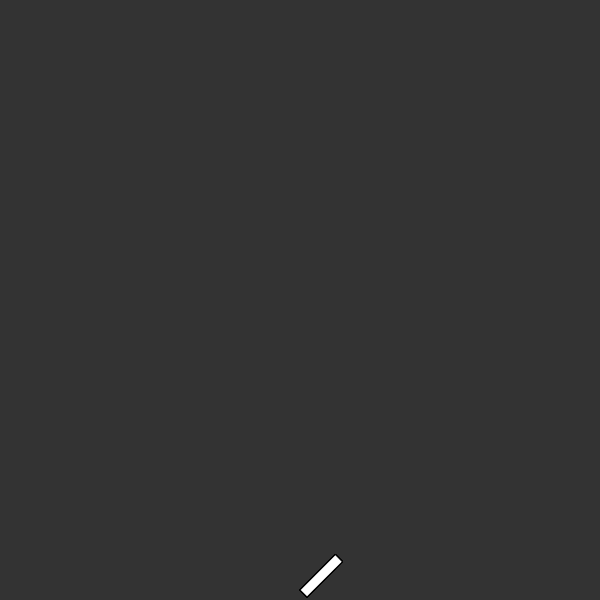
Frame 1 (no input)
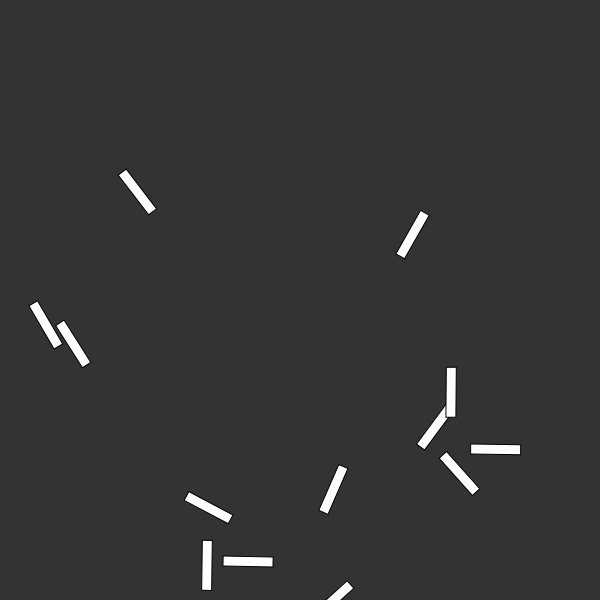
Frame 60 (no input)
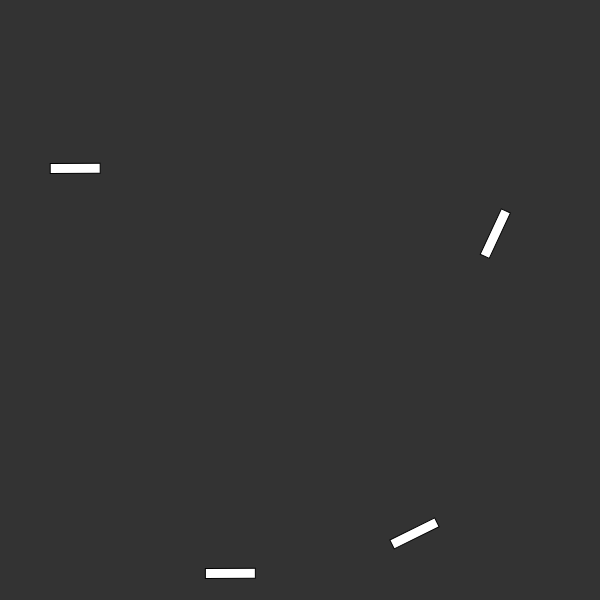
Frame 120 (the mouse pressed at the canvas centre since frame 60)

The p5.js sketch that drew these frames (run headless with seeded random() and noise() and a simulated clock; from frame 60 on, the mouse is pressed at the canvas centre):

// p5.js sketch
// ── sketch.js
function DNA()
{
	this.genes=[]
	for(var i=0;i<200;i++)
	{
		this.genes[i]=p5.Vector.random2D()
	}

	return this.genes
}


var rockers=[]
var count=200;

function setup() {
	createCanvas(600, 600);
	for (var i =20; i >= 0; i--) {
		rockers[i]=new rocket()
	}
	
}

function draw() {
background(51)
frameRate(20)
count--
if(count<0)
{
	count=200
}
for (var i = 0; i < rockers.length; i++) {
	rockers[i].show()
	rockers[i].update()
}
}


function rocket()
{
	this.pos=createVector(width/2,height-10);
	this.vil=createVector(1,-1)
	this.dna=new DNA()
	this.lifespan=count;

	this.show=function()
	{
		push()
		translate(this.pos.x,this.pos.y)
		rotate(this.vil.heading());
		fill(255)
		rect(0,0,50,10)

        pop()
	}

	this.update=function()
	{
		this.vil.add(random(this.dna))
		this.pos.add(this.vil)

		if(count==0)
		{
			this.pos.x=width/2
			this.pos.y=height-10
			this.vil.mult(0)
			
		}
	}
}
